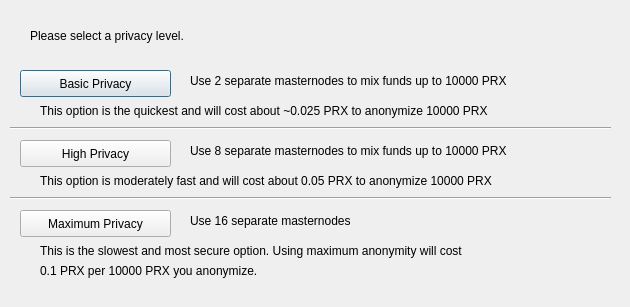
<?xml version="1.0" encoding="UTF-8"?>
<ui version="4.0">
 <class>PrivateSendConfig</class>
 <widget class="QDialog" name="PrivateSendConfig">
  <property name="geometry">
   <rect>
    <x>0</x>
    <y>0</y>
    <width>630</width>
    <height>307</height>
   </rect>
  </property>
  <property name="windowTitle">
   <string>Configure PrivateSend</string>
  </property>
  <widget class="QPushButton" name="buttonBasic">
   <property name="geometry">
    <rect>
     <x>20</x>
     <y>70</y>
     <width>151</width>
     <height>27</height>
    </rect>
   </property>
   <property name="text">
    <string>Basic Privacy</string>
   </property>
  </widget>
  <widget class="QPushButton" name="buttonHigh">
   <property name="geometry">
    <rect>
     <x>20</x>
     <y>140</y>
     <width>151</width>
     <height>27</height>
    </rect>
   </property>
   <property name="text">
    <string>High Privacy</string>
   </property>
  </widget>
  <widget class="QPushButton" name="buttonMax">
   <property name="geometry">
    <rect>
     <x>20</x>
     <y>210</y>
     <width>151</width>
     <height>27</height>
    </rect>
   </property>
   <property name="text">
    <string>Maximum Privacy</string>
   </property>
  </widget>
  <widget class="QLabel" name="label">
   <property name="geometry">
    <rect>
     <x>30</x>
     <y>20</y>
     <width>571</width>
     <height>31</height>
    </rect>
   </property>
   <property name="text">
    <string>Please select a privacy level.</string>
   </property>
  </widget>
  <widget class="QLabel" name="label_2">
   <property name="geometry">
    <rect>
     <x>190</x>
     <y>70</y>
     <width>421</width>
     <height>21</height>
    </rect>
   </property>
   <property name="text">
    <string>Use 2 separate masternodes to mix funds up to 10000 PRX</string>
   </property>
  </widget>
  <widget class="QLabel" name="label_3">
   <property name="geometry">
    <rect>
     <x>190</x>
     <y>140</y>
     <width>411</width>
     <height>21</height>
    </rect>
   </property>
   <property name="text">
    <string>Use 8 separate masternodes to mix funds up to 10000 PRX</string>
   </property>
  </widget>
  <widget class="QLabel" name="label_4">
   <property name="geometry">
    <rect>
     <x>190</x>
     <y>210</y>
     <width>421</width>
     <height>21</height>
    </rect>
   </property>
   <property name="text">
    <string>Use 16 separate masternodes</string>
   </property>
  </widget>
  <widget class="QLabel" name="label_6">
   <property name="geometry">
    <rect>
     <x>40</x>
     <y>100</y>
     <width>561</width>
     <height>21</height>
    </rect>
   </property>
   <property name="text">
    <string>This option is the quickest and will cost about ~0.025 PRX to anonymize 10000 PRX</string>
   </property>
  </widget>
  <widget class="QLabel" name="label_7">
   <property name="geometry">
    <rect>
     <x>40</x>
     <y>170</y>
     <width>561</width>
     <height>21</height>
    </rect>
   </property>
   <property name="text">
    <string>This option is moderately fast and will cost about 0.05 PRX to anonymize 10000 PRX</string>
   </property>
  </widget>
  <widget class="QLabel" name="label_8">
   <property name="geometry">
    <rect>
     <x>40</x>
     <y>240</y>
     <width>561</width>
     <height>21</height>
    </rect>
   </property>
   <property name="text">
    <string>This is the slowest and most secure option. Using maximum anonymity will cost</string>
   </property>
  </widget>
  <widget class="QLabel" name="label_9">
   <property name="geometry">
    <rect>
     <x>40</x>
     <y>260</y>
     <width>561</width>
     <height>21</height>
    </rect>
   </property>
   <property name="text">
    <string>0.1 PRX per 10000 PRX you anonymize.</string>
   </property>
  </widget>
  <widget class="Line" name="line">
   <property name="geometry">
    <rect>
     <x>10</x>
     <y>120</y>
     <width>601</width>
     <height>16</height>
    </rect>
   </property>
   <property name="orientation">
    <enum>Qt::Horizontal</enum>
   </property>
  </widget>
  <widget class="Line" name="line_2">
   <property name="geometry">
    <rect>
     <x>10</x>
     <y>190</y>
     <width>601</width>
     <height>16</height>
    </rect>
   </property>
   <property name="orientation">
    <enum>Qt::Horizontal</enum>
   </property>
  </widget>
 </widget>
 <resources/>
 <connections/>
</ui>
